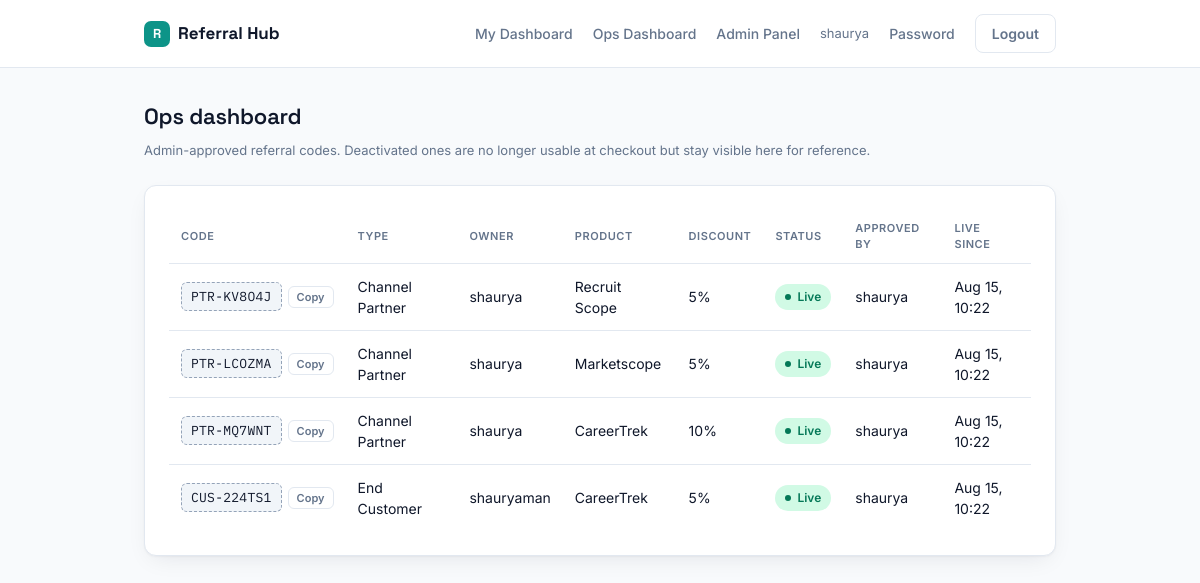
Page /ops-dashboard/ (signed in) on the earlier database version.
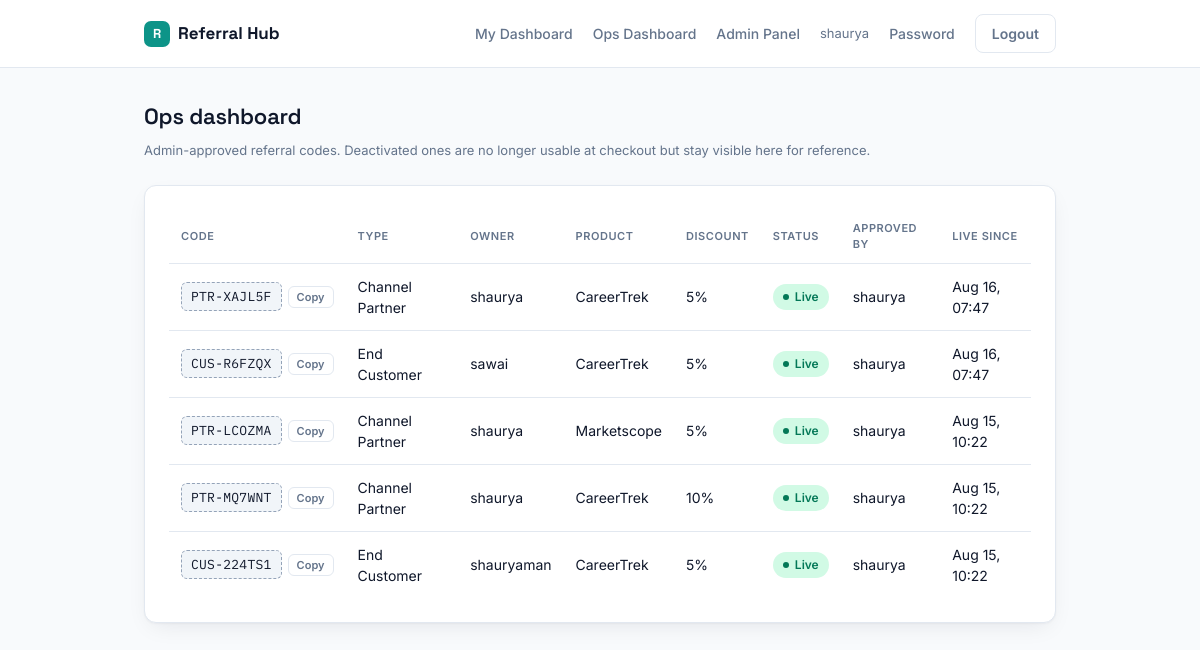
Same page on the later database version.
### referrals/models.py (models this page shows, shortened)
class ReferralCode(models.Model):
    code = models.CharField(max_length=30, unique=True)
    code_type = models.CharField(max_length=10, choices=CODE_TYPE_CHOICES)
    requested_by = models.ForeignKey(settings.AUTH_USER_MODEL, on_delete=models.CASCADE, related_name="referral_codes")
    owner_name = models.CharField(max_length=150, blank=True)
    owner_email = models.EmailField(blank=True)
    product = models.CharField(max_length=20, choices=PRODUCT_CHOICES)
    discount_percent = models.PositiveIntegerField(default=DEFAULT_CUSTOMER_DISCOUNT)
    approval_status = models.CharField(max_length=10, choices=APPROVAL_STATUS_CHOICES, default="pending")
    active = models.BooleanField(default=True, help_text="Live codes can be deactivated without changing their approval history.")
    approved_by = models.ForeignKey(settings.AUTH_USER_MODEL, null=True, blank=True, on_delete=models.SET_NULL, related_name="approved_codes")
    approved_at = models.DateTimeField(null=True, blank=True)
    created_at = models.DateTimeField(auto_now_add=True)

### referrals/views.py (the view)
# urls.py: path("ops-dashboard/", views.ops_dashboard, name="ops_dashboard"),
@login_required
def ops_dashboard(request):
    if not _in_group(request.user, "Ops"):
        raise PermissionDenied("Ops access only.")
    live_codes = ReferralCode.objects.filter(approval_status="approved").order_by("-active", "-approved_at")
    return render(request, "referrals/ops_dashboard.html", {"live_codes": live_codes, "is_ops": True})

### referrals/views.py (called while the page is built)
def _in_group(user, group_name):
    return user.is_staff or user.groups.filter(name=group_name).exists()

### referrals/templates/referrals/ops_dashboard.html (shortened to what this page needs)
{% extends "referrals/base.html" %}
{% block body %}
<div class="page">
  <h1>Ops dashboard</h1>
  <p class="subtext" style="margin-bottom:24px">Admin-approved referral codes. Deactivated ones are no longer usable at checkout but stay visible here for reference.</p>
  <div class="card">
    <div class="table-wrap">
    <table>
    <tr><th>Code</th><th>Type</th><th>Owner</th><th>Product</th><th>Discount</th><th>Status</th><th>Approved by</th><th>Live since</th></tr>
    {% for c in live_codes %}
    <tr>
      <td>
        <div class="code-cell">
          <span class="code-chip">{{ c.code }}</span>
          <button type="button" class="copy-btn" data-code="{{ c.code }}" onclick="copyCode(this)">Copy</button>
        </div>
      </td>
      <td>{{ c.get_code_type_display }}</td>
      <td>{{ c.owner_name }}</td>
      <td>{{ c.get_product_display }}</td>
      <td>{{ c.discount_percent }}%</td>
      <td>
        {% if c.active %}
          <span class="badge badge-approved">Live</span>
        {% else %}
          <span class="badge badge-rejected">Deactivated</span>
        {% endif %}
      </td>
      <td>{{ c.approved_by }}</td>
      <td>{{ c.approved_at|date:"M d, H:i" }}</td>
    </tr>
    {% empty %}
    <tr class="empty-row"><td colspan="8">No approved codes yet — approved codes will appear here.</td></tr>
    {% endfor %}
    </table>
    </div>
  </div>
</div>
{% endblock %}

Differences in the rows shown:
removed ReferralCode: code "PTR-KV8O4J", code_type "Channel Partner", owner_name "shaurya", product "Recruit Scope", discount_percent "5", active "Live", approved_by "shaurya", approved_at "Aug 15, 10:22"
added ReferralCode: code "PTR-XAJL5F", code_type "Channel Partner", owner_name "shaurya", product "CareerTrek", discount_percent "5", active "Live", approved_by "shaurya", approved_at "Aug 16, 07:47"
now on this page (row edited): ReferralCode: code "CUS-R6FZQX", code_type "End Customer", owner_name "sawai", product "CareerTrek", discount_percent "5", active "Live", approved_by "shaurya", approved_at "Aug 16, 07:47"
